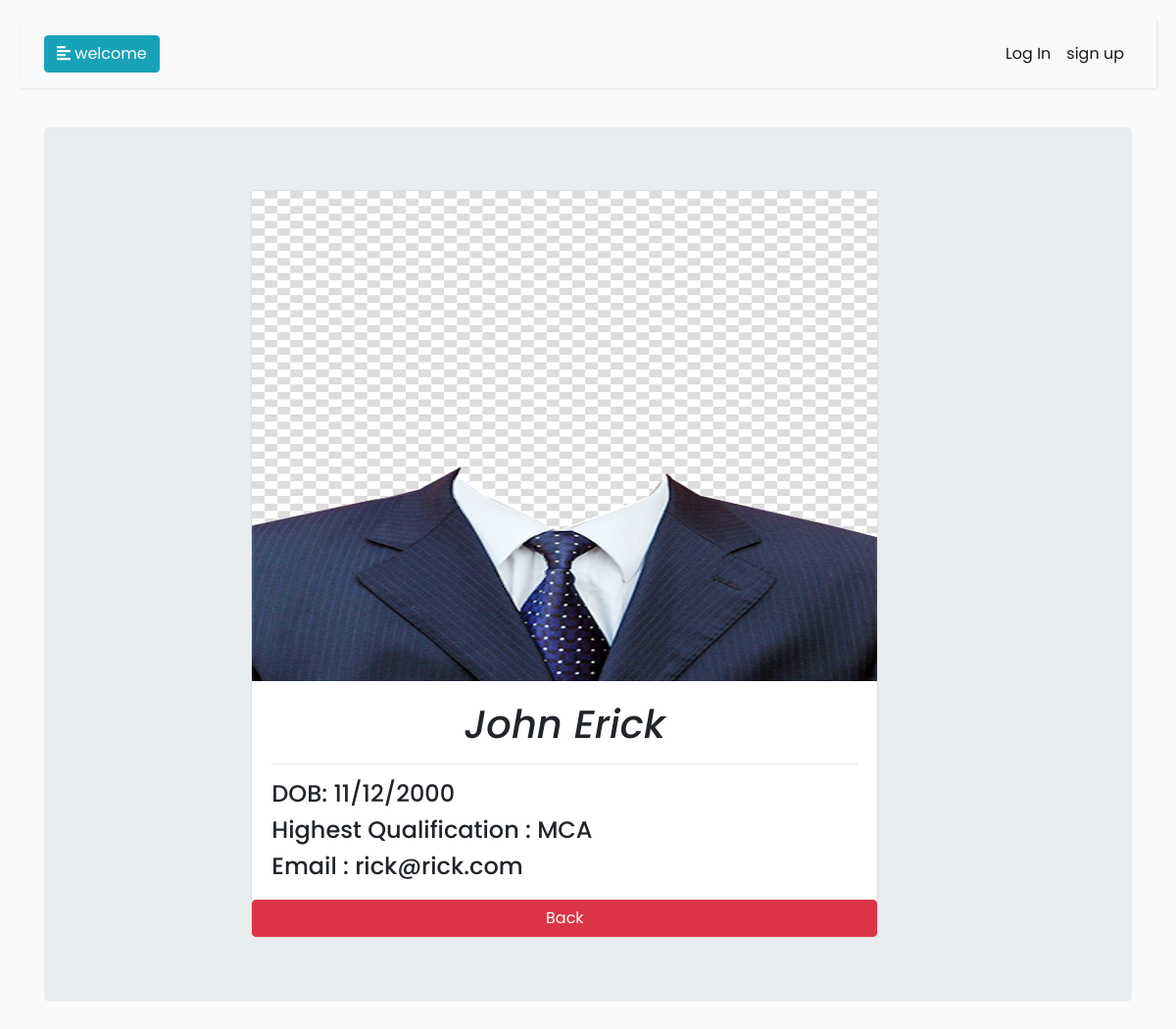
Page /resume/publicviewresume/3 on the committed database.
### resumeapp/models.py (models this page shows, shortened)
class personaldetails(models.Model):
    Email=models.CharField(max_length=100,unique=True)
    Password=models.CharField(max_length=120)
    Full_Name=models.CharField(max_length=100)
    Date_of_birth=models.CharField(max_length=15)
    lastdegree=models.CharField(max_length=100)
    image=models.ImageField(upload_to="images")

### resumeapp/views.py (the view)
# urls.py: path("publicviewresume/<int:pk>", publicresumeView, name="publicviewresume"),
def publicresumeView(request,pk):
    obj = personaldetails.objects.get(id=pk)
    context = {}
    context['Resume'] = obj
    return render(request, "resumeapp/publicResumeView.html", context)

### resumeapp/templates/resumeapp/publicResumeView.html
{% extends "resumeapp/userbase.html" %}
{% block body_block %}
<div class="container">
    <div class="jumbotron">
    <div class="row">
        <div class="col-2"></div>
        <div class="col-8">
             <div class="card" style="width: 40rem;">
            <img src="{{Resume.image.url}}" class="card-img-top" alt="..." height="500px" width="200px" >
            <div class="card-body">
                <h1 align="center" class="card-text"><em>{{Resume.Full_Name}}</em></h1><hr>
                <h4 class="card-text">DOB: {{Resume.Date_of_birth}}</h4>
                <h4 class="card-text">Highest Qualification : {{Resume.lastdegree}}</h4>
                <h4 class="card-text">Email : {{Resume.Email}}</h4>
            </div>
                 <a href="{%url 'userindex' %}" class="btn btn-danger" >Back</a>
        </div>
        <div class="col-2"></div>
        </div>
    </div>
    </div>
</div>
{% endblock %}

### resumeapp/static/CSS/style.css (style rules this page uses)
body { font-family: 'Poppins', sans-serif; background: #fafafa; }
a, a:hover, a:focus { color: inherit; text-decoration: none; transition: all 0.3s; }

### rows in the picture
personaldetails: image (picture), Full_Name "John Erick", Date_of_birth "11/12/2000", lastdegree "MCA", Email "rick@rick.com"
